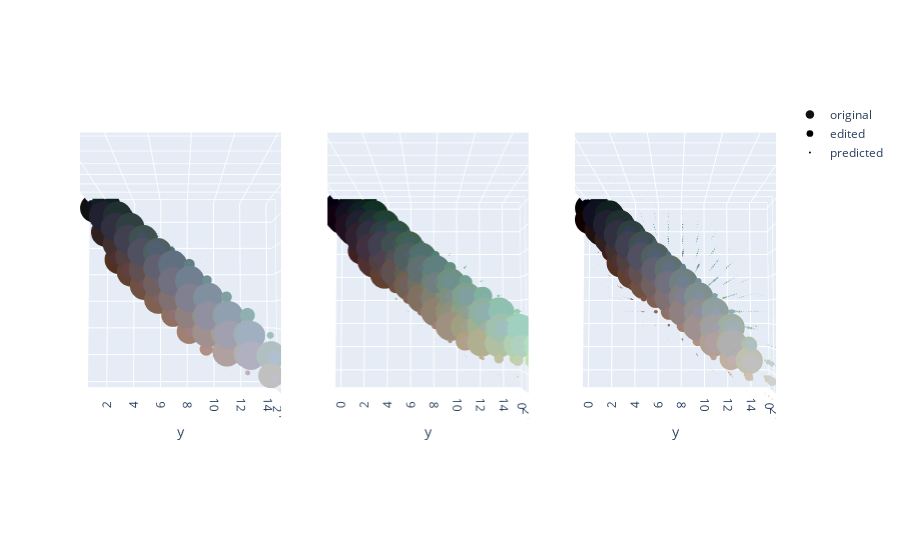

Here is the notebook cell this chart was saved with:
### Code cell
from editor.visualisation import plot_histograms_in_3d
from editor.utils import compute_histogram


og = dataset.get_original_image(image)
original_histogram = (
    torch.tensor(
        compute_histogram(og, bins=hyperparameters["bin_count"], normalize=True),
        dtype=torch.float,
    )
    .unsqueeze(0)
    .unsqueeze(0)
)

edited = dataset.get_edited_image(image, 8)
edited_histogram = (
    torch.tensor(
        compute_histogram(edited, bins=hyperparameters["bin_count"], normalize=True)
    )
    .unsqueeze(0)
    .unsqueeze(0)
)

original_histogram = original_histogram.to(device)
edited_histogram = edited_histogram.to(device)

predicted_histogram = model(edited_histogram)
sum = torch.sum(predicted_histogram, dim=(2, 3, 4), keepdim=True)
predicted_histogram = predicted_histogram / sum
plot_histograms_in_3d(
    {
        "original": original_histogram.cpu().numpy().squeeze(),
        "edited": edited_histogram.cpu().numpy().squeeze(),
        "predicted": predicted_histogram.cpu().detach().numpy().squeeze(),
    }
)

### Figure 1 — Plotly figure (JSON) as saved in the notebook; plotly's stock layout.template omitted (floating-point values rounded to 4 significant figures; data arrays with more than 128 entries replaced by an {"elided": "..."} marker saying what was removed)
{"data": [{"marker": {"color": {"elided": "212 str values"}, "line": {"width": 0}, "opacity": 1, "size": {"elided": "212 float values"}}, "mode": "markers", "name": "original", "scene": "scene", "type": "scatter3d", "x": {"elided": "212 int values"}, "y": {"elided": "212 int values"}, "z": {"elided": "212 int values"}}, {"marker": {"color": {"elided": "508 str values"}, "line": {"width": 0}, "opacity": 1, "size": {"elided": "508 float values"}}, "mode": "markers", "name": "edited", "scene": "scene2", "type": "scatter3d", "x": {"elided": "508 int values"}, "y": {"elided": "508 int values"}, "z": {"elided": "508 int values"}}, {"marker": {"color": {"elided": "3913 str values"}, "line": {"width": 0}, "opacity": 1, "size": {"elided": "3913 float values"}}, "mode": "markers", "name": "predicted", "scene": "scene3", "type": "scatter3d", "x": {"elided": "3913 int values"}, "y": {"elided": "3913 int values"}, "z": {"elided": "3913 int values"}}], "layout": {"scene": {"camera": {"eye": {"x": 0.1, "y": 0, "z": 2}}, "domain": {"x": [0, 0.2889], "y": [0, 1]}}, "scene2": {"camera": {"eye": {"x": 0.1, "y": 0, "z": 2}}, "domain": {"x": [0.3556, 0.6444], "y": [0, 1]}}, "scene3": {"camera": {"eye": {"x": 0.1, "y": 0, "z": 2}}, "domain": {"x": [0.7111, 1], "y": [0, 1]}}}}
